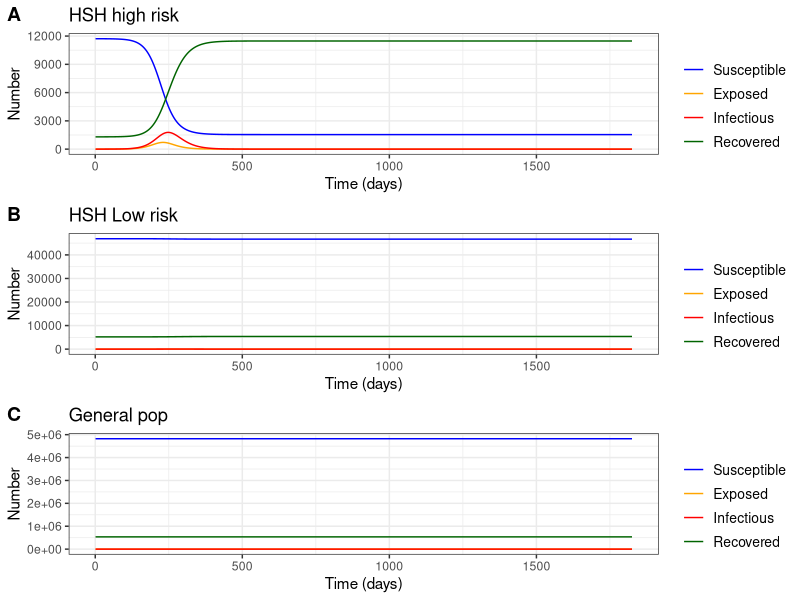

Source code (R):
######## Monkeypox model#######

rm(list =ls())

# Libraries
library(deSolve)
library(ggplot2)
library(cowplot)



p     <- 1   # Probabilidad p de volverse E siendo S y dado que tiene un contacto con I. 

# b_gg  <- 1     # Num contactos general-general
# b_gl  <- 0.05  # Num contactos general-HSH low risk
# b_gh  <- 1e-6  # Num contactos general-HSH high risk
# b_lg  <- 0.05  # Num contactos HSH low risk-general
# b_ll  <- 0.25  # Num contactos HSH low risk-HSH low risk
# b_lh  <- 1e-2  # Num contactos HSH low risk-HSH high risk
# b_hg  <- 1e-6  # Num contactos HSH high risk-general risk
# b_hl  <- 1e-2  # Num contactos HSH high risk-HSH low risk
# b_hh  <- 1     # Num contactos HSH high risk-HSH high risk

# -------------------------------------------------------
# ----------- Number of sex partners during the last year 
# ------------------------------------------------------

# Experimento David Santiago

# Num parejas sexuales en últimas 4 semanas
npg <- 1.5/365
npl <- 5/365
nph <- 50/365

b_gg  <- npg * 0.9   # Num contactos general-general
b_gl  <- npg * 0.09  # Num contactos general-HSH low risk
b_gh  <- npg * 0.01  # Num contactos general-HSH high risk

b_ll  <- npl * 0.9   # Num contactos HSH low risk-HSH low risk
b_lg  <- npl * 0.05  # Num contactos HSH low risk-HSH high risk
b_lh  <- npl * 0.05  # Num contactos HSH high risk-HSH high risk

b_hh  <- nph * 0.9   # Num contactos HSH high risk-HSH low risk
b_hl  <- nph * 0.09  # Num contactos HSH high risk-general risk
b_hg  <- nph * 0.01  # Num contactos HSH low risk-general

# b_gg  <- 1.5/365 # Num contactos general-general
# b_gl  <- 0.5/365 # Num contactos general-HSH low risk
# b_gh  <- 0.2/365 # Num contactos general-HSH high risk
# b_ll  <- 3/365 # Num contactos HSH low risk-HSH low risk
# b_lh  <- 2/365 # Num contactos HSH low risk-HSH high risk
# b_hh  <- 50/365 # Num contactos HSH high risk-HSH high risk

# b_lg  <- b_gl  # Num contactos HSH low risk-general
# b_hg  <- b_gh  # Num contactos HSH high risk-general risk
# b_hl  <- b_lh  # Num contactos HSH high risk-HSH low risk


# ----- Tamaño de las poblaciones

p_HSH       <- 0.024 #(https://www.sdp.gov.co/sites/default/files/boletin_15.pdf)
p_HSH_l     <- 0.8 #supuesto.. buscar.. 
N_total     <- 5.425e6  # Num pob general 18-65a de Bogota 
                  #(SALUDATA-https://saludata.saludcapital.gov.co/osb/index.php/datos-de-salud/demografia/piramidepoblacional/)
N_HSH       <- N_total/2 * p_HSH  # N_total/2 porque corresponde sólo a hombres que son aprox el 50% de N_g
N_g         <- N_total - N_HSH
N_l         <- N_HSH * p_HSH_l  # Num pob HSH low risk
N_h         <- N_HSH * (1- p_HSH_l)  # Num pob HSH high risk

latency     <- 7.6 #Periodo de incubacion, Charniga el al. 2022 https://doi.org/10.1101/2022.06.22.22276713
inf_period  <- 21 # Dias # CDC https://www.cdc.gov/poxvirus/monkeypox/clinicians/monitoring.html
est_S       <- 0.9 #Susceptibilidad estimada de la infeccion en Colombia
#Taube et al. 2022 https://doi.org/10.1101/2022.07.29.22278217
#pendiente estimar nosotros dado que Colombia suspendió vacunación en 1984)


alpha <- 1/latency
gamma <- 1/inf_period

# ---------------------------------------
# ----------- Specifying parameters
# ---------------------------------------

parameters <- c(beta_gg = b_gg/N_g,#Tasa =  num promedio de contactos gg / Total poblacion general por unidad de tiempo (dia)
                beta_gl = b_gl/N_g,#Tasa =  num promedio de contactos gl / Total poblacion general por unidad de tiempo (dia)
                beta_gh = b_gh/N_g,#Tasa =  num promedio de contactos gh / Total poblacion general por unidad de tiempo (dia)
                beta_lg = b_lg/N_l,#Tasa =  num promedio de contactos lg / Total poblacion LowRisk por unidad de tiempo (dia)
                beta_ll = b_ll/N_l,#Tasa =  num promedio de contactos ll / Total poblacion LowRisk por unidad de tiempo (dia)
                beta_lh = b_lh/N_l,#Tasa =  num promedio de contactos lh / Total poblacion LowRisk por unidad de tiempo (dia)
                beta_hg = b_hg/N_h,#Tasa = num promedio de contactos hg / Total de poblacion HighRisk por unidad de tiempo (dia)
                beta_hl = b_hl/N_h,#Tasa = num promedio de contactos hl / Total de poblacion HighRisk por unidad de tiempo (dia)
                beta_hh = b_hh/N_h,#Tasa = num promedio de contactos hh / Total de poblacion HighRisk por unidad de tiempo (dia)
                alpha = alpha, 
                gamma = gamma)



# ---------------------------------------
# ----------- # Initial conditions (State)
# ---------------------------------------

xstart <- c(S_g = N_g * est_S, 
            E_g = 0, 
            I_g = 0,
            R_g = N_g * (1-est_S),
            
            S_l = N_l * est_S, 
            E_l = 0, 
            I_l = 0, 
            R_l = N_l * (1-est_S),
            
            S_h = N_h * est_S, 
            E_h = 0, 
            I_h = 1, 
            R_h = N_h * (1-est_S)
)


# --------------------------------------
#------------   Time 
#---------------------------------------

tdays  <- seq(1, 365 * 5 , by = 1)



# ---------------------------------------
# ------------    Model
# ---------------------------------------

#------ Compartimentos del modelo
# S_g <- x[1]    #  Susceptible general
# E_g <- x[2]    #  Expuesto general
# I_g <- x[3]    #  Infeccioso general
# R_g <- x[4]    #  Recuperado general
# S_l <- x[5]    #  Susceptible Low risk
# E_l <- x[6]    #  Expuesto Low risk
# I_l <- x[7]    #  Infeccioso low risk
# R_l <- x[8]    #  Recuperado low risk
# S_h <- x[9]    #  Susceptible high risk
# E_h <- x[10]   #  Expuesto high risk
# I_h <- x[11]   #  Infeccioso high risk
# R_h <- x[12]   #  Recuperado high risk


mpxmodel <- function(tdays, xstart, parameters) {
  
  with(as.list(c(xstart, parameters)),{
    
    #------ Force-of-Infection (Incidence per susceptible population)
    lambda_g <- p*(beta_gg*I_g + beta_gl*I_l + beta_gh*I_h)*S_g
    lambda_l <- p*(beta_lg*I_g + beta_ll*I_l + beta_lh*I_h)*S_l
    lambda_h <- p*(beta_hg*I_g + beta_hl*I_l + beta_hh*I_h)*S_h
    
    #------ Rate of Change
    dS_g <- -lambda_g
    dE_g <- lambda_g - alpha * E_g
    dI_g <- alpha * E_g - gamma * I_g
    dR_g <- gamma * I_g
    
    dS_l <- -lambda_l
    dE_l <- lambda_l - alpha * E_l
    dI_l <- alpha * E_l - gamma * I_l
    dR_l <- gamma * I_l
    
    dS_h <- -lambda_h
    dE_h <- lambda_h - alpha * E_h
    dI_h <- alpha * E_h - gamma * I_h
    dR_h <- gamma * I_h
    # return the rate of change
    return(list(c(dS_g ,dE_g, dI_g, dR_g, dS_l, dE_l, dI_l, dR_l, dS_h, dE_h, dI_h, dR_h)))
  }) 
}


# --------------------------------------
#------------   Solving the equation
#---------------------------------------

out <- ode(y = xstart,times=tdays,fun=mpxmodel, parms=parameters)   
out.df <-as.data.frame(out)
# plot(out, xlab = "tiempo", ylab = "Población(t)")


# --------------------------------------
#------------   Graphics
#---------------------------------------

mytheme4 <- theme(text=element_text(colour="black")) +
  theme(panel.grid = element_line(colour = "white")) +
  theme(panel.background = element_rect(fill = "#B2B2B2")) +
  theme_bw() +
  theme(legend.title=element_text(size=12,face="bold"),
        legend.background = element_rect(fill='white', size=0.5,linetype="solid"),
        legend.text=element_text(size=10),
        legend.key=element_rect(colour="white",
                                fill='white',
                                size= 0.25,
                                linetype="solid"))
theme_set(mytheme4)

x_limit_days <- 500

p1 <- 
  ggplot(out.df,aes(x=time)) +
  ggtitle(bquote("HSH high risk")) +
  geom_line(aes(y=S_h,colour="Susceptible")) +
  geom_line(aes(y=E_h, colour= "Exposed"))  +
  geom_line(aes(y=I_h,colour="Infectious")) +
  geom_line(aes(y=R_h,colour="Recovered")) +
  # coord_cartesian(xlim = c(0, x_limit_days)) +
  ylab(label="Number") + xlab(label="Time (days)") +
  scale_colour_manual("",
                      breaks=c("Susceptible", "Exposed", "Infectious","Recovered"),
                      values=c("blue","orange", "red","darkgreen"))


p2 <-
  ggplot(out.df,aes(x=time))+
  ggtitle(bquote("HSH Low risk")) +
  geom_line(aes(y=S_l,colour="Susceptible"))+
  geom_line(aes(y=E_l, colour= "Exposed")) +
  geom_line(aes(y=I_l,colour="Infectious"))+
  geom_line(aes(y=R_l,colour="Recovered"))+
  ylab(label="Number") + xlab(label="Time (days)") +
  # coord_cartesian(xlim = c(0, x_limit_days)) +
  scale_colour_manual("",
                      breaks=c("Susceptible", "Exposed", "Infectious","Recovered"),
                      values=c("blue","orange", "red","darkgreen"))




p3 <-
  ggplot(out.df,aes(x=time))+
  ggtitle(bquote("General pop")) +
  geom_line(aes(y=S_g,colour="Susceptible"))+
  geom_line(aes(y=E_g, colour= "Exposed")) +
  geom_line(aes(y=I_g,colour="Infectious"))+
  geom_line(aes(y=R_g,colour="Recovered"))+
  ylab(label="Number") + xlab(label="Time (days)") +
  # coord_cartesian(xlim = c(0, x_limit_days)) +
  scale_colour_manual("",
                      breaks=c("Susceptible", "Exposed", "Infectious","Recovered"),
                      values=c("blue","orange", "red","darkgreen"))




pp <- cowplot::plot_grid(p1, p2, p3, nrow = 3, align = "hv", labels = "AUTO")
pp
# save_plot("figs/pp.png", pp, base_width = 7, base_height = 7)
